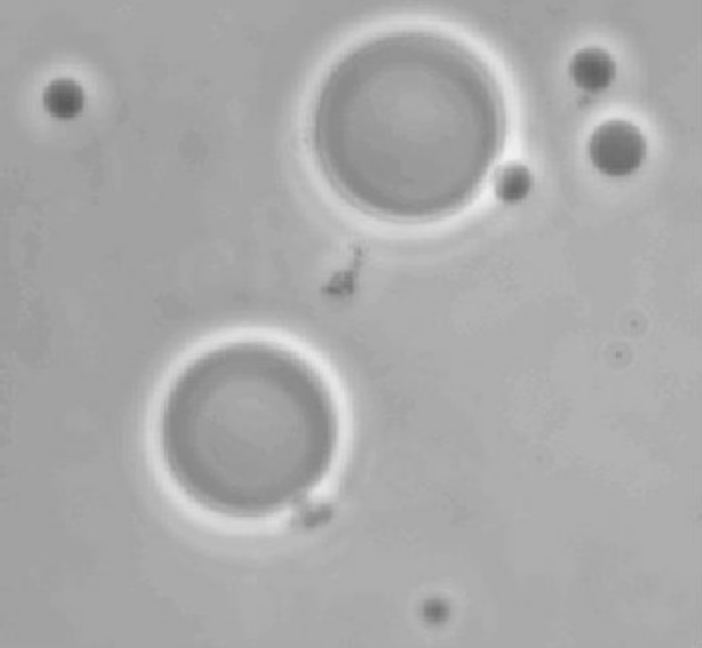
%> input picture ece565/project2/polymersomes.tif, 702 x 648 px
$ octave test2.m   (GNU Octave 9; MATLAB toolbox functions it lacks are replaced by stand-ins)
%> lines starting %> are read from the running program, lines starting %| are printed output that depends on the picture; in (x1, y1, x2, y2) boxes, pixels count from 0 and x2, y2 are one past the last pixel; in counts of white or black regions, pixels touching at a corner belong together; the program's own positions count from 1
### ece565/project2/otsu_global_thresholding.m
%{
  Function: otsu_global_thresholding
  Author: Huiming Yuan
  Date: 20th-July-2020
%}

function y = otsu_global_thresholding(img)
  [k, spb] = otsu_threshold(img)
  y = global_thresholding(img, k);
end

% Otsu's algorithm may be summarized as follows:
function [k, spb] = otsu_threshold(img)
  % step 1: Compute the normalized histogram of the input image. P(i), i = 0,1,2,...L-1
  p = hist_normalized(img);

  % step 2: Compute the cumulative sums P1(k), k = 0,1,2,...L-1
  p1 = cumulative_sums_of_hist_normalized(p);

  % step 3: Compute the cumulative means, m(k), k = 0,1,2,...L-1
  m = cumulative_means(p);

  % step 4: Compute the global mean, mg, mg = m(k), k = L-1
  mg = m(256)

  % step 5: Compute the between-class variance term, bcv(k), k = 0,1,2,...L-1
  bcv = between_class_variance(mg, p1, m);

  % step 6: Obtain the Otsu threshold, k*, as the value of k for which bcv(k) is maximum
  %         if the maximum is not unique, obtain k* by averaging the values of k

  k = k_of_bcv_max(bcv)

  % step 7: Compute the global variance bcvg, bcvg = bcv(k), k = L-1,
  %         and then obtain the separability measure, spb = bcv(k*) / bcvg
  gv = global_variance(mg, p)
  spb = bcv(k+1) / gv
end

function gv = global_variance(mg, p)
  gv = 0
  for intensity_value=0:255
    k = intensity_value + 1;
    variance = intensity_value - mg;
    gv = gv + variance * variance * p(k);
  end
end

function k = k_of_bcv_max(bcv)
  [rows, ~] = find(bcv == max(bcv))
  k = mean(rows) - 1
end

function bcv = between_class_variance(mg, p1, m)
  bcv = zeros(256, 1);
  for intensity_value=0:255
    k = intensity_value + 1;
    a = mg * p1(k) - m(k);
    b = p1(k) * (1 - p1(k));
    bcv(k) = a * a / b;
  end
end

function m = cumulative_means(p)
  m = zeros(256, 1);
  for intensity_value=0:255;
    k = intensity_value + 1;
    current_accum = p(k) * intensity_value;
    if (k == 1)
      m(k) = current_accum;
    else
      m(k) = m(k - 1) + current_accum;
    end
  end
end

function p1 = cumulative_sums_of_hist_normalized(p)
  p1 = zeros(256, 1);
  for intensity_value=0:255
    k = intensity_value + 1;
    if (k == 1)
      p1(k) = p(k);
    else
      p1(k) = p1(k - 1) + p(k);
    end
  end
end

function p = hist_normalized(img)
  [height width] = size(img);
  pixel_count = height * width;
  p = zeros(256, 1);
  for intensity_value=0:255
    k = intensity_value + 1;
    [intensity_occurrences ~] = size(img(img==intensity_value));
    p(k) = intensity_occurrences / pixel_count;
  end
end

function y = global_thresholding(img, threshold)
  y = img;
  y(img > threshold) = 1;
  y(img <= threshold) = 0;
end

### ece565/project2/test2.m
% ece565-20 summer project 2 - test 1

github_img_host = 'https://github.com/yuanoook/thruple/raw/master/ece565/project2/';

polymersomes = imread([github_img_host 'polymersomes.tif']);
%> polymersomes is the input picture: size 648x702 uint8; min 90, max 241, mean 169.6

size(polymersomes)
%> ans = [648 702]
imshow(polymersomes);

polymersomes_ogt = otsu_global_thresholding(polymersomes);
%> after the loop in hist_normalized, `for intensity_value=0:255`: p = 256 values, max 0.113 at index 163, min 0 at index 1, mean 0.00391
%> after the loop in cumulative_sums_of_hist_normalized, `for intensity_value=0:255`: p1 = 256 values from 0 to 1
%> after the loop in cumulative_means, `for intensity_value=0:255;`: m = 256 values from 0 to 169.6
%> in otsu_threshold, `mg = m(256)`: mg = 169.6
%> in k_of_bcv_max, `[rows, ~] = find(bcv == max(bcv))`: rows = 182
%> in k_of_bcv_max, `k = mean(rows) - 1`: k = 181
%> the loop in global_variance, `for intensity_value=0:255` made 256 passes
%> variance on passes 1 to 3: -169.6, -168.6, -167.6
%> after the loop in global_variance, `for intensity_value=0:255`: gv = 190.7
%> in otsu_threshold, `spb = bcv(k+1) / gv`: spb = 0.466
%> in otsu_global_thresholding, `[k, spb] = otsu_threshold(img)`: k = 181; spb = 0.466
%> in global_thresholding, `y(img > threshold) = 1;`:
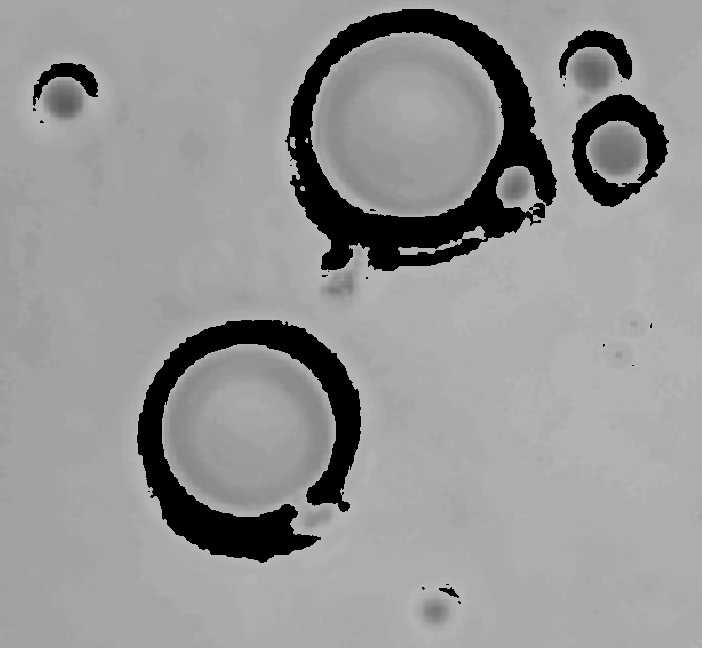
%> y: size 648x702 uint8; 10.54% of pixels changed, all inside (x1, y1, x2, y2) = (33, 9, 669, 604)
%> in global_thresholding, `y(img <= threshold) = 0;`:
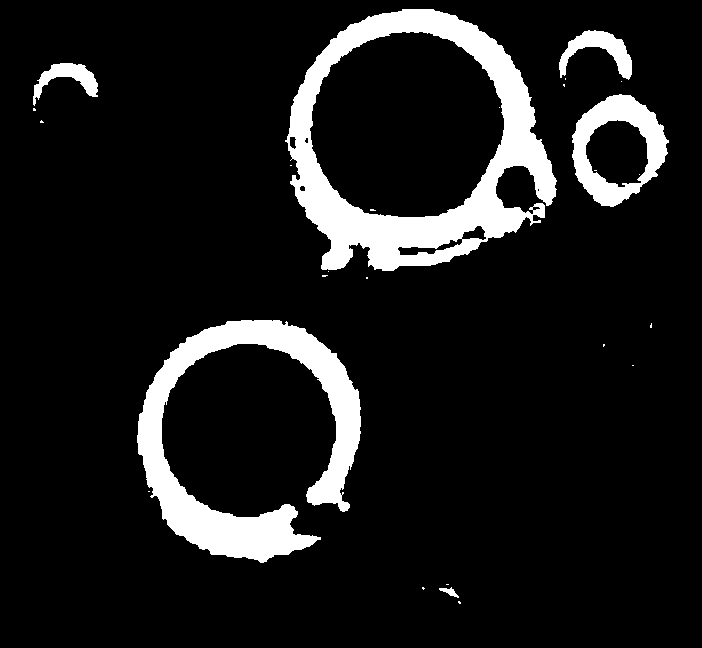
%> y: size 648x702 uint8; values 0 (black) and 1 (white), 10.5% white; 26 white regions (20 under 20 px), largest, box (x1, y1, x2, y2) and area: (285, 9, 557, 271) 22892, (137, 320, 361, 563) 17674, (572, 94, 669, 207) 4664, (559, 30, 632, 80) 1454, (33, 63, 98, 106) 1064, (439, 587, 459, 598) 92
imshow(polymersomes_ogt, []);

histogram(polymersomes_ogt);
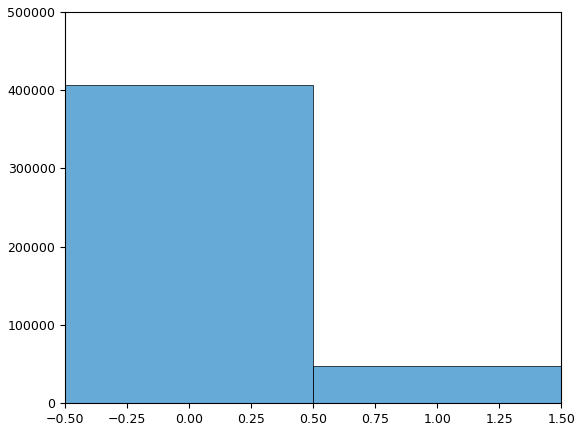
%> figure redrawn from the program's plot data
